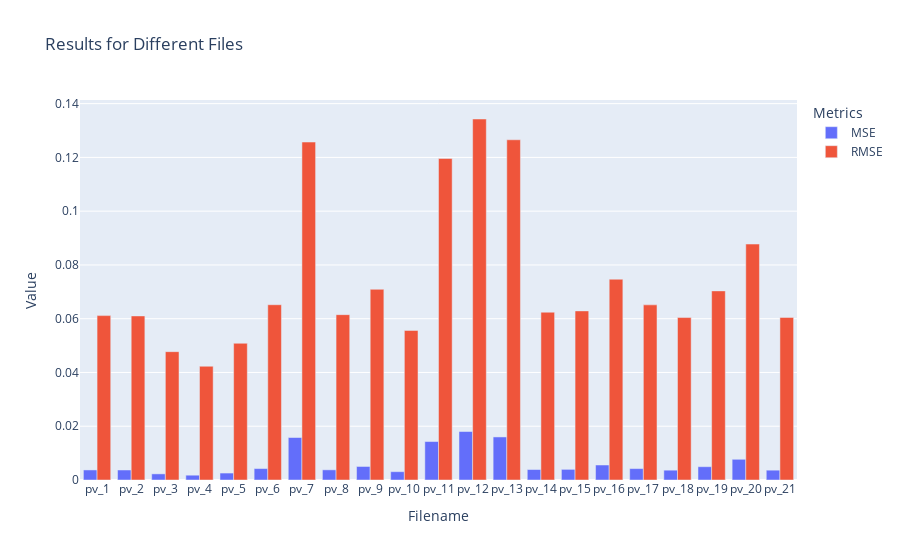

The code cell stored with this chart in its notebook:
### Code cell
# Extract the filenames and the results into separate lists
filenames = [item["file"] for item in results_linear]
mre_values = [item["results"]["mse"] for item in results_linear]
r2_values = [item["results"]["r2"] for item in results_linear]
rmse_values = [item["results"]["rmse"] for item in results_linear]

# Create a grouped bar chart using Plotly
fig = go.Figure(data=[
    go.Bar(name='MSE', x=filenames, y=mre_values),
    go.Bar(name='RMSE', x=filenames, y=rmse_values)
])

# Customize the layout
fig.update_layout(
    barmode='group',
    title='Results for Different Files',
    xaxis_title='Filename',
    yaxis_title='Value',
    legend_title='Metrics',
)

# Show the plot
fig.show()

### Figure 1 — Plotly figure (JSON) as saved in the notebook; plotly's stock layout.template omitted (floating-point values rounded to 4 significant figures)
{"data": [{"name": "MSE", "type": "bar", "x": ["pv_1", "pv_2", "pv_3", "pv_4", "pv_5", "pv_6", "pv_7", "pv_8", "pv_9", "pv_10", "pv_11", "pv_12", "pv_13", "pv_14", "pv_15", "pv_16", "pv_17", "pv_18", "pv_19", "pv_20", "pv_21"], "y": [0.003739, 0.003725, 0.002279, 0.001791, 0.002587, 0.004251, 0.0158, 0.003783, 0.005032, 0.003096, 0.01431, 0.01803, 0.01602, 0.003896, 0.003957, 0.005578, 0.004244, 0.003651, 0.004949, 0.007703, 0.003657]}, {"name": "RMSE", "type": "bar", "x": ["pv_1", "pv_2", "pv_3", "pv_4", "pv_5", "pv_6", "pv_7", "pv_8", "pv_9", "pv_10", "pv_11", "pv_12", "pv_13", "pv_14", "pv_15", "pv_16", "pv_17", "pv_18", "pv_19", "pv_20", "pv_21"], "y": [0.06115, 0.06103, 0.04774, 0.04232, 0.05086, 0.0652, 0.1257, 0.0615, 0.07094, 0.05564, 0.1196, 0.1343, 0.1266, 0.06242, 0.0629, 0.07469, 0.06514, 0.06043, 0.07035, 0.08777, 0.06047]}], "layout": {"barmode": "group", "legend": {"title": {"text": "Metrics"}}, "title": {"text": "Results for Different Files"}, "xaxis": {"title": {"text": "Filename"}}, "yaxis": {"title": {"text": "Value"}}}}
